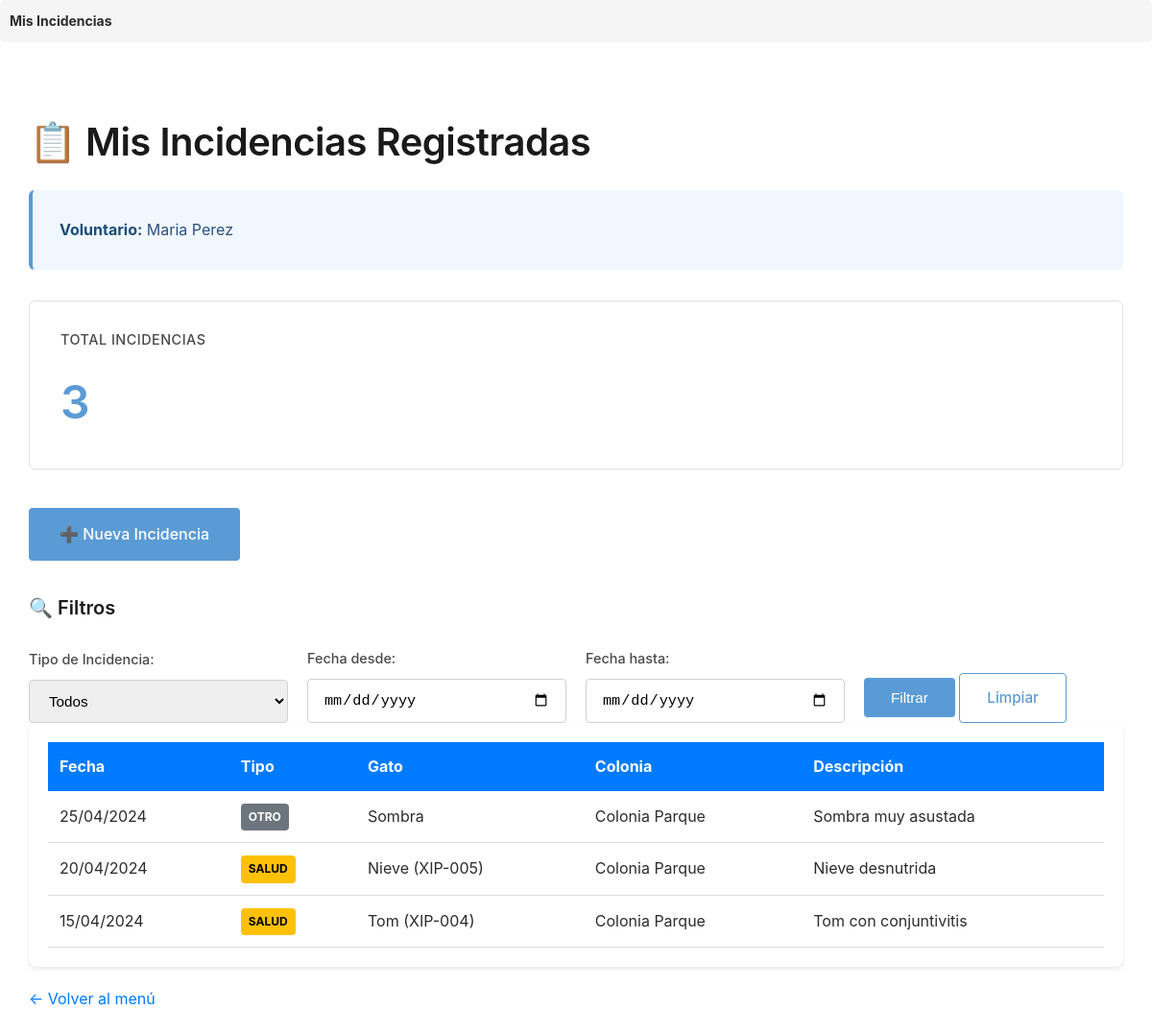
The page /BD249772780/listar_incidencias.php (signed in) on the database its author committed.
### tables this page shows
CREATE TABLE PERSONA(
    idPersona INT PRIMARY KEY AUTO_INCREMENT,
    nombre VARCHAR(200) NOT NULL,
    apellido VARCHAR(200),
    usuario VARCHAR(200) UNIQUE,  
    contrasena VARCHAR(200),
    email VARCHAR(200),
    telefono VARCHAR(100)
);

CREATE TABLE INCIDENCIA(
    idIncidencia INT PRIMARY KEY AUTO_INCREMENT,
    fecha DATE NOT NULL,
    descripcion TEXT,
    tipo VARCHAR(200),
    idVoluntario INT NOT NULL,
    idGato INT,
    CONSTRAINT FK_incidencia_voluntario
        FOREIGN KEY (idVoluntario) REFERENCES VOLUNTARIO(idVoluntario),
    CONSTRAINT FK_incidencia_gato
        FOREIGN KEY (idGato) REFERENCES GATO(idGato)
);

CREATE TABLE GATO(
    idGato INT PRIMARY KEY AUTO_INCREMENT,
    numXIP VARCHAR(200),
    nombre VARCHAR(200),
    sexo VARCHAR(50),
    descripcion TEXT,
    foto TEXT,
    idCementerio INT,
    CONSTRAINT FK_gato_cementerio
        FOREIGN KEY (idCementerio) REFERENCES CEMENTERIO(idCementerio)
);

CREATE TABLE COLONIA_FELINA(
    idColonia INT PRIMARY KEY AUTO_INCREMENT,
    nombre VARCHAR(200) NOT NULL,
    descripcion TEXT,
    coordenadas VARCHAR(200) NOT NULL,
    lugarReferencia VARCHAR(200),
    numeroGatos INT DEFAULT 0,
    idGrupoTrabajo INT,
    CONSTRAINT FK_colonia_grupotrabajo
        FOREIGN KEY (idGrupoTrabajo) REFERENCES GRUPO_TRABAJO(idGrupoTrabajo)
);

### BD249772780/listar_incidencias.php (the view, shortened to what this page needs)
<?php
require_once '../header.php';
$con = mysqli_connect("localhost", "root", "", "BD201");
$idPersona = $_SESSION['idPersona'];
$sqlVol = "SELECT idVoluntario FROM VOLUNTARIO WHERE idPersona = ?";
$stmtVol = mysqli_prepare($con, $sqlVol);
mysqli_stmt_bind_param($stmtVol, "i", $idPersona);
mysqli_stmt_execute($stmtVol);
$resVol = mysqli_stmt_get_result($stmtVol);
$datosVol = mysqli_fetch_assoc($resVol);
$idVoluntario = $datosVol['idVoluntario'];
$sqlVolInfo = "SELECT p.nombre, p.apellido
               FROM VOLUNTARIO v
               INNER JOIN PERSONA p ON v.idPersona = p.idPersona
               WHERE v.idVoluntario = ?";
$stmtVolInfo = mysqli_prepare($con, $sqlVolInfo);
mysqli_stmt_bind_param($stmtVolInfo, "i", $idVoluntario);
mysqli_stmt_execute($stmtVolInfo);
$resVolInfo = mysqli_stmt_get_result($stmtVolInfo);
$datosVol = mysqli_fetch_assoc($resVolInfo);
$filtroFechaDesde = $_GET['fechaDesde'] ?? '';
$filtroFechaHasta = $_GET['fechaHasta'] ?? '';
$sql = "SELECT i.idIncidencia, i.fecha, i.descripcion, i.tipo,
               g.nombre as nombreGato, g.numXIP, g.sexo,
               h.idColonia, c.nombre as nombreColonia
        FROM INCIDENCIA i
        LEFT JOIN GATO g ON i.idGato = g.idGato
        LEFT JOIN HISTORIAL h ON g.idGato = h.idGato AND h.fechaIda IS NULL
        LEFT JOIN COLONIA_FELINA c ON h.idColonia = c.idColonia
        WHERE i.idVoluntario = ?";
$params = [$idVoluntario];
$types = "i";
$sql .= " ORDER BY i.fecha DESC";
$stmt = mysqli_prepare($con, $sql);
mysqli_stmt_bind_param($stmt, $types, ...$params);
mysqli_stmt_execute($stmt);
$resultado = mysqli_stmt_get_result($stmt);
$sqlCount = "SELECT COUNT(*) as total FROM INCIDENCIA WHERE idVoluntario = ?";
$stmtCount = mysqli_prepare($con, $sqlCount);
mysqli_stmt_bind_param($stmtCount, "i", $idVoluntario);
mysqli_stmt_execute($stmtCount);
$resCount = mysqli_stmt_get_result($stmtCount);
$totalIncidencias = mysqli_fetch_assoc($resCount)['total'];
?>
<!DOCTYPE html>
<html lang="es">
<head>
</head>
<body>
    <div class="container">
        <h1>📋 Mis Incidencias Registradas</h1>
        <div class="info-voluntario">
            <p><strong>Voluntario:</strong> <?php echo htmlspecialchars($datosVol['nombre'] . ' ' . $datosVol['apellido']); ?></p>
        </div>
        <div class="kpi-container">
            <div class="kpi-card">
                <h3>Total Incidencias</h3>
                <p class="value"><?php echo $totalIncidencias; ?></p>
            </div>
        </div>
        <a href="listar_gatos.php?modo=incidencia" class="btn-nueva">➕ Nueva Incidencia</a>
        <div class="filtros-container">
            <h3>🔍 Filtros</h3>
            <form method="GET" action="">
                <div class="filtro-grupo">
                    <div class="filtro-item">
                        <label for="tipo">Tipo de Incidencia:</label>
                        <select name="tipo" id="tipo">
                            <option value="">Todos</option>
                        </select>
                    </div>
                    <div class="filtro-item">
                        <label for="fechaDesde">Fecha desde:</label>
                        <input type="date" name="fechaDesde" id="fechaDesde" value="<?php echo htmlspecialchars($filtroFechaDesde); ?>">
                    </div>
                    <div class="filtro-item">
                        <label for="fechaHasta">Fecha hasta:</label>
                        <input type="date" name="fechaHasta" id="fechaHasta" value="<?php echo htmlspecialchars($filtroFechaHasta); ?>">
                    </div>
                    <div class="filtro-item">
                        <button type="submit" class="btn-filtrar">Filtrar</button>
                        <a href="?" class="btn-limpiar">Limpiar</a>
                    </div>
                </div>
            </form>
        </div>
        <div class="tabla-container">
            <?php if (mysqli_num_rows($resultado) > 0): ?>
                <table>
                    <thead>
                        <tr>
                            <th>Fecha</th>
                            <th>Tipo</th>
                            <th>Gato</th>
                            <th>Colonia</th>
                            <th>Descripción</th>
                        </tr>
                    </thead>
                    <tbody>
                        <?php while ($row = mysqli_fetch_assoc($resultado)): ?>
                            <tr>
                                <td><?php echo date('d/m/Y', strtotime($row['fecha'])); ?></td>
                                <td>
                                    <?php
                                    $badgeClass = 'badge-otro';
                                    switch($row['tipo']) {
                                        case 'salud': $badgeClass = 'badge-salud'; break;
                                    }
                                    ?>
                                    <span class="badge <?php echo $badgeClass; ?>">
                                        <?php echo strtoupper($row['tipo']); ?>
                                    </span>
                                </td>
                                <td>
                                    <?php
                                    echo htmlspecialchars($row['nombreGato'] ?? 'Sin gato');
                                    if ($row['numXIP']) {
                                        echo ' (' . htmlspecialchars($row['numXIP']) . ')';
                                    }
                                    ?>
                                </td>
                                <td><?php echo htmlspecialchars($row['nombreColonia'] ?? '-'); ?></td>
                                <td><?php echo htmlspecialchars($row['descripcion']); ?></td>
                            </tr>
                        <?php endwhile; ?>
                    </tbody>
                </table>
            <?php else: ?>
                <div class="no-resultados">
                    <p>📭 No se encontraron incidencias con los filtros aplicados.</p>
                </div>
            <?php endif; ?>
        </div>
        <a href="../menu.php" class="btn-volver">← Volver al menú</a>
    </div>
</body>
</html>

### BD249772780/listar_incidencias.php (style rules this page uses)
* { margin: 0; padding: 0; box-sizing: border-box; }
body { font-family: -apple-system, BlinkMacSystemFont, 'Segoe UI', Roboto, 'Helvetica Neue', Arial, sans-serif; background-color: #ffffff; color: #2c2c2c; line-height: 1.7; padding: 0; }
.container { max-width: 1200px; margin: 0 auto; padding: 50px 30px; }
h1 { font-size: 2.5rem; font-weight: 600; color: #1a1a1a; margin-bottom: 16px; letter-spacing: -0.5px; }
.info-voluntario { background-color: #f0f7ff; padding: 20px 28px; border-radius: 6px; margin-bottom: 32px; border-left: 4px solid #5b9bd5; }
.info-voluntario p { margin: 8px 0; color: #2c5282; font-size: 1rem; }
.info-voluntario strong { color: #1a4d7a; }
.kpi-container { display: flex; gap: 24px; margin-bottom: 40px; flex-wrap: wrap; }
.kpi-card { background-color: #ffffff; padding: 28px 32px; border-radius: 6px; border: 1px solid #e0e0e0; flex: 1; min-width: 200px; transition: box-shadow 0.2s; }
.kpi-card h3 { margin: 0 0 12px 0; color: #4a4a4a; font-size: 0.9rem; font-weight: 500; text-transform: uppercase; letter-spacing: 0.5px; }
.kpi-card .value { font-size: 3rem; font-weight: 600; color: #5b9bd5; margin: 0; }
.btn-nueva { display: inline-block; background-color: #5b9bd5; color: white; padding: 14px 32px; text-decoration: none; border-radius: 4px; font-weight: 500; margin-bottom: 32px; font-size: 1rem; transition: background-color 0.2s; }
.filtros-container h3 { margin-top: 0; color: #1a1a1a; font-size: 1.25rem; font-weight: 600; margin-bottom: 24px; }
.filtro-grupo { display: flex; gap: 20px; flex-wrap: wrap; align-items: flex-end; }
.filtro-item { flex: 1; min-width: 180px; }
.filtro-item label { display: block; margin-bottom: 8px; color: #4a4a4a; font-weight: 500; font-size: 0.9rem; }
.filtro-item select, .filtro-item input { width: 100%; padding: 12px 16px; border: 1px solid #d0d0d0; border-radius: 4px; font-size: 0.95rem; transition: border-color 0.2s; }
.btn-filtrar { padding: 12px 28px; background-color: #5b9bd5; color: white; border: none; border-radius: 4px; cursor: pointer; font-weight: 500; font-size: 0.95rem; transition: background-color 0.2s; }
.btn-limpiar { padding: 12px 28px; background-color: #ffffff; color: #5b9bd5; border: none; border-radius: 4px; cursor: pointer; text-decoration: none; display: inline-block; font-weight: 500; font-size: 0.95rem; border: 1px solid #5b9bd5; transition: all 0.2s; }
.tabla-container { background-color: white; padding: 20px; border-radius: 8px; box-shadow: 0 2px 4px rgba(0,0,0,0.1); overflow-x: auto; }
table { width: 100%; border-collapse: collapse; }
th { background-color: #007bff; color: white; padding: 12px; text-align: left; font-weight: bold; }
td { padding: 12px; border-bottom: 1px solid #ddd; }
.badge { display: inline-block; padding: 4px 8px; border-radius: 4px; font-size: 12px; font-weight: bold; }
.badge-salud { background-color: #ffc107; color: #000; }
.badge-otro { background-color: #6c757d; color: white; }
.btn-volver { display: inline-block; margin-top: 20px; color: #007bff; text-decoration: none; }

### rows shown on the page
persona: nombre+apellido "Maria Perez"
incidencia: fecha "25/04/2024", tipo "OTRO", idGato.nombre "Sombra", colonia_felina.nombre "Colonia Parque", descripcion "Sombra muy asustada"
incidencia: fecha "20/04/2024", tipo "SALUD", idGato.nombre "Nieve", idGato.numXIP "XIP-005", colonia_felina.nombre "Colonia Parque", descripcion "Nieve desnutrida"
incidencia: fecha "15/04/2024", tipo "SALUD", idGato.nombre "Tom", idGato.numXIP "XIP-004", colonia_felina.nombre "Colonia Parque", descripcion "Tom con conjuntivitis"

### other values the page prints
$crumb['titulo'] "Mis Incidencias"
$totalIncidencias "3"
